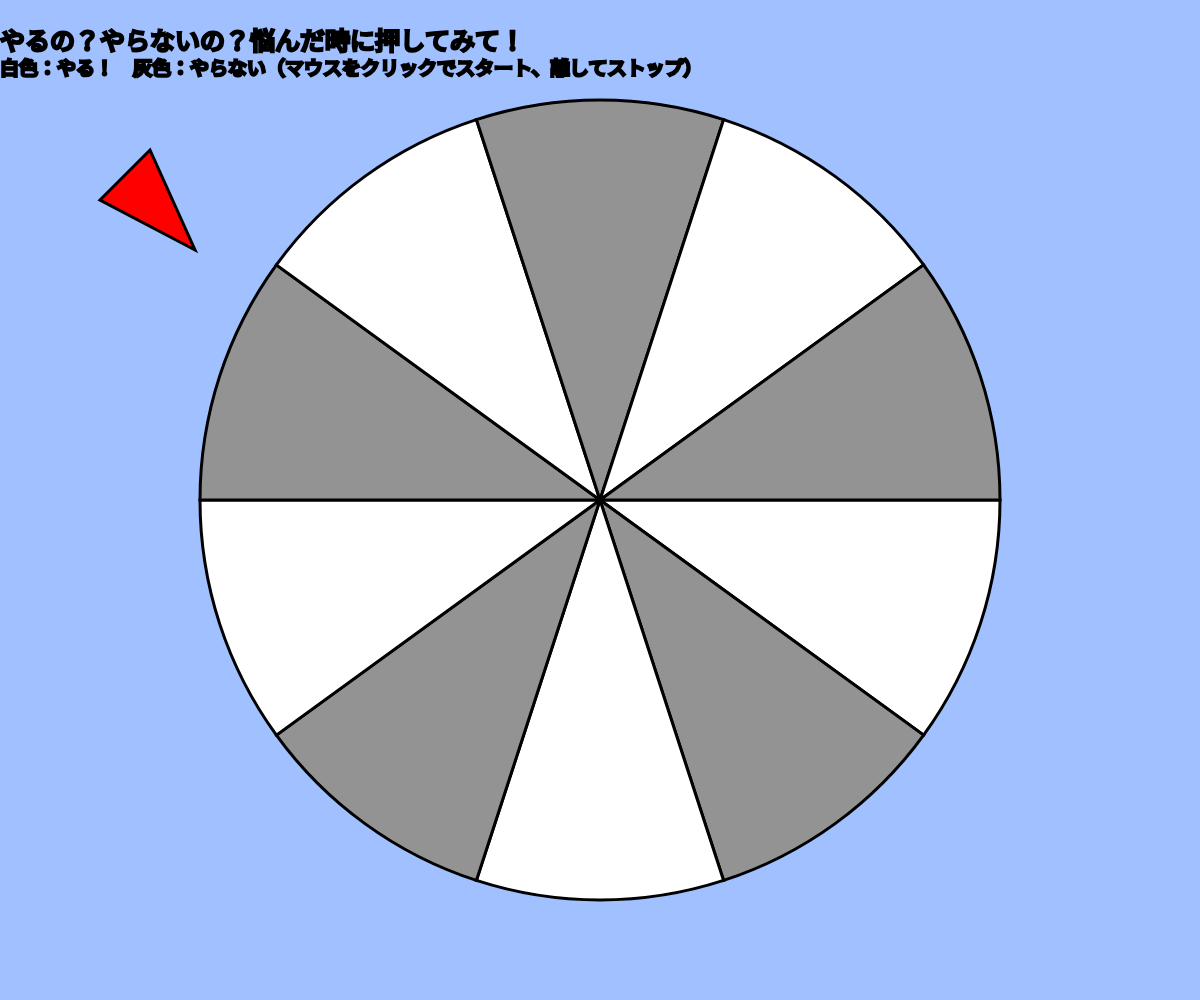
Frame 1 (no input)
Frame 60 (no input): identical to frame 1, image omitted
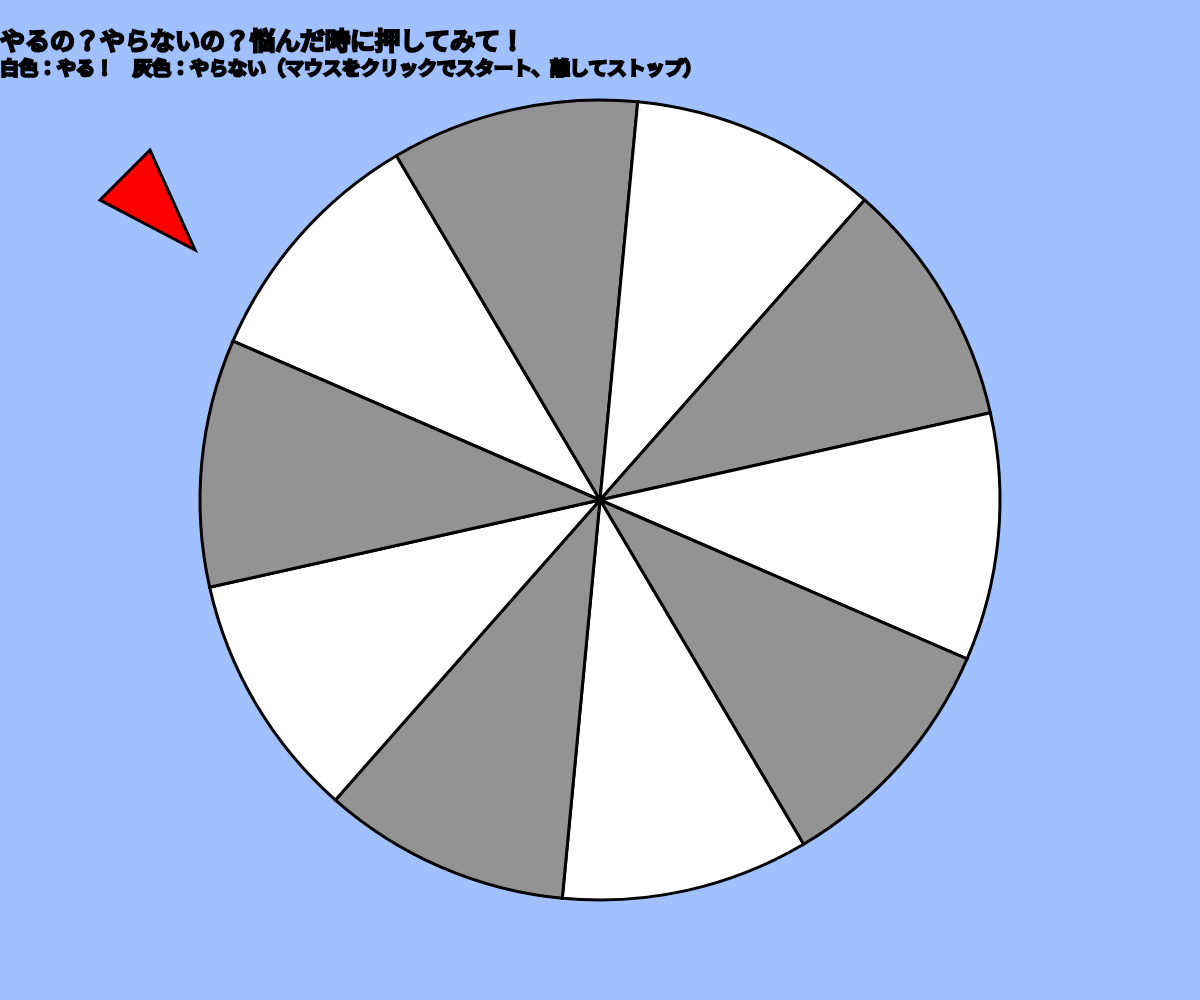
Frame 120 (the mouse pressed at the canvas centre since frame 60)

The p5.js sketch that drew these frames (run headless with seeded random() and noise() and a simulated clock; from frame 60 on, the mouse is pressed at the canvas centre):

// p5.js sketch
// ── sketch.js
// 最終課題を制作しよう


let cx, cy, vx, vy, maxR;
let white = (255);
let cream = (242, 212, 147);

function setup(){
  createCanvas(windowWidth, windowHeight);
  stroke(0);
  strokeWeight(3);

  cx = windowWidth / 2;
  cy = windowHeight / 2;
  maxR = min(windowWidth, windowHeight);
  angle = 0;

}


function draw(){
  background(160, 192, 255);
  drawArcs(white, cream, maxR * 0.8, angle);

  if (mouseIsPressed){
    angle += 1 / 6;
  }else{
    angle += 0;
  }
}


function drawArcs(c1, c2, r, angle){
  for (let i = 0; i < 10; i++) {
    let start = TWO_PI / 10 * i + angle;
    let stop = TWO_PI / 10 * (i + 1) + angle;
    fill(i % 2 == 0 ? c1 : c2);
    arc(cx, cy, r, r, start, stop, PIE);
 }
 fill(255, 0, 0);
 triangle(100, 200, 150, 150, 195, 250);

 fill(0);
 textSize(25);
 text("やるの？やらないの？悩んだ時に押してみて！", 0, 50);
 fill(0);
 textSize(19);
 text("白色：やる！　灰色：やらない（マウスをクリックでスタート、離してストップ）",0, 75);
}
